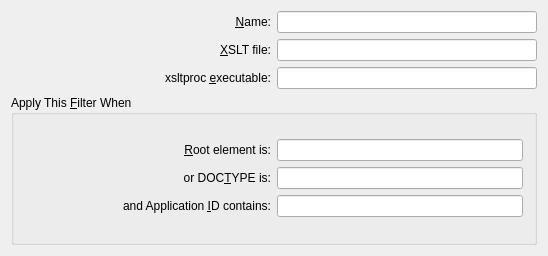
<ui version="4.0" >
 <author>Gary Cramblitt &lt;garycramblitt@comcast.net></author>
 <comment></comment>
 <exportmacro></exportmacro>
 <class>XmlTransformerConfWidget</class>
 <widget class="QWidget" name="XmlTransformerConfWidget" >
  <property name="geometry" >
   <rect>
    <x>0</x>
    <y>0</y>
    <width>548</width>
    <height>256</height>
   </rect>
  </property>
  <property name="windowTitle" >
   <string>Configure XML Transformer</string>
  </property>
  <layout class="QGridLayout" >
   <property name="margin" >
    <number>11</number>
   </property>
   <property name="spacing" >
    <number>6</number>
   </property>
   <item row="0" column="1" >
    <layout class="QVBoxLayout" >
     <property name="margin" >
      <number>0</number>
     </property>
     <property name="spacing" >
      <number>6</number>
     </property>
     <item>
      <widget class="KLineEdit" name="nameLineEdit" >
       <property name="sizePolicy" >
        <sizepolicy>
         <hsizetype>5</hsizetype>
         <vsizetype>0</vsizetype>
         <horstretch>0</horstretch>
         <verstretch>0</verstretch>
        </sizepolicy>
       </property>
       <property name="whatsThis" >
        <string>Enter any descriptive name you like for this filter.</string>
       </property>
      </widget>
     </item>
     <item>
      <widget class="KUrlRequester" name="xsltPath" >
       <property name="sizePolicy" >
        <sizepolicy>
         <hsizetype>5</hsizetype>
         <vsizetype>0</vsizetype>
         <horstretch>0</horstretch>
         <verstretch>0</verstretch>
        </sizepolicy>
       </property>
       <property name="whatsThis" >
        <string>Enter the full path to an XML Style Language - Transforms (XSLT) stylesheet file.  XSLT files usually end with extension .xsl.</string>
       </property>
      </widget>
     </item>
     <item>
      <widget class="KUrlRequester" name="xsltprocPath" >
       <property name="sizePolicy" >
        <sizepolicy>
         <hsizetype>5</hsizetype>
         <vsizetype>0</vsizetype>
         <horstretch>0</horstretch>
         <verstretch>0</verstretch>
        </sizepolicy>
       </property>
       <property name="whatsThis" >
        <string>Enter the path to the xsltproc executable program.  If it is in the PATH environment variable, just enter "xsltproc".</string>
       </property>
      </widget>
     </item>
    </layout>
   </item>
   <item row="0" column="0" >
    <layout class="QVBoxLayout" >
     <property name="margin" >
      <number>0</number>
     </property>
     <property name="spacing" >
      <number>6</number>
     </property>
     <item>
      <widget class="QLabel" name="nameLabel" >
       <property name="whatsThis" >
        <string comment="What's this text" >Enter any descriptive name you like for this filter.</string>
       </property>
       <property name="text" >
        <string>&amp;Name:</string>
       </property>
       <property name="alignment" >
        <set>Qt::AlignRight|Qt::AlignTrailing|Qt::AlignVCenter</set>
       </property>
       <property name="buddy" >
        <cstring>nameLineEdit</cstring>
       </property>
      </widget>
     </item>
     <item>
      <widget class="QLabel" name="xsltLabel" >
       <property name="whatsThis" >
        <string>Enter the full path to an XML Style Language - Transforms (XSLT) stylesheet file.  XSLT files usually end with extension .xsl.</string>
       </property>
       <property name="text" >
        <string>&amp;XSLT file:</string>
       </property>
       <property name="alignment" >
        <set>Qt::AlignRight|Qt::AlignTrailing|Qt::AlignVCenter</set>
       </property>
       <property name="buddy" >
        <cstring>xsltPath</cstring>
       </property>
      </widget>
     </item>
     <item>
      <widget class="QLabel" name="xsltprocLabel" >
       <property name="whatsThis" >
        <string>Enter the path to the xsltproc executable program.  If it is in the PATH environment variable, just enter "xsltproc".</string>
       </property>
       <property name="text" >
        <string>xsltproc &amp;executable:</string>
       </property>
       <property name="alignment" >
        <set>Qt::AlignRight|Qt::AlignTrailing|Qt::AlignVCenter</set>
       </property>
       <property name="buddy" >
        <cstring>xsltprocPath</cstring>
       </property>
      </widget>
     </item>
    </layout>
   </item>
   <item row="1" column="0" colspan="2" >
    <widget class="QGroupBox" name="applyGroupBox" >
     <property name="whatsThis" >
      <string>These settings determines when the filter is applied to text.</string>
     </property>
     <property name="title" >
      <string>Apply This &amp;Filter When</string>
     </property>
     <layout class="QGridLayout" >
      <property name="margin" >
       <number>11</number>
      </property>
      <property name="spacing" >
       <number>6</number>
      </property>
      <item row="0" column="1" >
       <layout class="QVBoxLayout" >
        <property name="margin" >
         <number>0</number>
        </property>
        <property name="spacing" >
         <number>6</number>
        </property>
        <item>
         <widget class="KLineEdit" name="rootElementLineEdit" >
          <property name="sizePolicy" >
           <sizepolicy>
            <hsizetype>5</hsizetype>
            <vsizetype>0</vsizetype>
            <horstretch>0</horstretch>
            <verstretch>0</verstretch>
           </sizepolicy>
          </property>
          <property name="whatsThis" >
           <string>This filter will be applied only to text having the specified XML root element.  If blank, applies to all text.  You may enter more than one root element separated by commas.  Example: "html".</string>
          </property>
         </widget>
        </item>
        <item>
         <widget class="KLineEdit" name="doctypeLineEdit" >
          <property name="sizePolicy" >
           <sizepolicy>
            <hsizetype>5</hsizetype>
            <vsizetype>0</vsizetype>
            <horstretch>0</horstretch>
            <verstretch>0</verstretch>
           </sizepolicy>
          </property>
          <property name="whatsThis" >
           <string>This filter will be applied only to text having the specified DOCTYPE specification.  If blank, applies to all text.  You may enter more than one DOCTYPE separated by commas.  Example: "xhtml".</string>
          </property>
         </widget>
        </item>
        <item>
         <widget class="KLineEdit" name="appIdLineEdit" >
          <property name="sizePolicy" >
           <sizepolicy>
            <hsizetype>5</hsizetype>
            <vsizetype>0</vsizetype>
            <horstretch>0</horstretch>
            <verstretch>0</verstretch>
           </sizepolicy>
          </property>
          <property name="whatsThis" >
           <string>&lt;qt>Enter a DCOP Application ID.  This filter will only apply to text queued by that application.  You may enter more than one ID separated by commas.  Use &lt;b>knotify&lt;/b> to match all messages sent as KDE notifications.  If blank, this filter applies to text queued by all applications.  Tip: Use kdcop from the command line to get the Application IDs of running applications.  Example: "konversation, kvirc,ksirc,kopete"&lt;/qt></string>
          </property>
         </widget>
        </item>
       </layout>
      </item>
      <item row="0" column="0" >
       <layout class="QVBoxLayout" >
        <property name="margin" >
         <number>0</number>
        </property>
        <property name="spacing" >
         <number>6</number>
        </property>
        <item>
         <widget class="QLabel" name="rootElementLabel" >
          <property name="whatsThis" >
           <string comment="What's this text" >This filter will be applied only to text having the specified XML root element.  If blank, applies to all text.  You may enter more than one root element separated by commas.  Example: "html".</string>
          </property>
          <property name="text" >
           <string>&amp;Root element is:</string>
          </property>
          <property name="alignment" >
           <set>Qt::AlignRight|Qt::AlignTrailing|Qt::AlignVCenter</set>
          </property>
          <property name="buddy" >
           <cstring>rootElementLineEdit</cstring>
          </property>
         </widget>
        </item>
        <item>
         <widget class="QLabel" name="doctypeLabel" >
          <property name="whatsThis" >
           <string>This filter will be applied only to text having the specified DOCTYPE specification.  If blank, applies to all text.  You may enter more than one DOCTYPE separated by commas.  Example: "xhtml".</string>
          </property>
          <property name="text" >
           <string>or DOC&amp;TYPE is:</string>
          </property>
          <property name="alignment" >
           <set>Qt::AlignRight|Qt::AlignTrailing|Qt::AlignVCenter</set>
          </property>
          <property name="buddy" >
           <cstring>doctypeLineEdit</cstring>
          </property>
         </widget>
        </item>
        <item>
         <widget class="QLabel" name="appIdLabel" >
          <property name="whatsThis" >
           <string>&lt;qt>Enter a DCOP Application ID.  This filter will only apply to text queued by that application.  You may enter more than one ID separated by commas.  Use &lt;b>knotify&lt;/b> to match all messages sent as KDE notifications.  If blank, this filter applies to text queued by all applications.  Tip: Use kdcop from the command line to get the Application IDs of running applications.  Example: "konversation, kvirc,ksirc,kopete"&lt;/qt></string>
          </property>
          <property name="text" >
           <string>and Application &amp;ID contains:</string>
          </property>
          <property name="alignment" >
           <set>Qt::AlignRight|Qt::AlignTrailing|Qt::AlignVCenter</set>
          </property>
          <property name="buddy" >
           <cstring>appIdLineEdit</cstring>
          </property>
         </widget>
        </item>
       </layout>
      </item>
     </layout>
    </widget>
   </item>
  </layout>
 </widget>
 <layoutdefault spacing="6" margin="11" />
 <pixmapfunction>qPixmapFromMimeSource</pixmapfunction>
 <customwidgets>
  <customwidget>
   <class>KUrlRequester</class>
   <extends>QLineEdit</extends>
   <header>kurlrequester.h</header>
   <container>1</container>
   <pixmap></pixmap>
  </customwidget>
  <customwidget>
   <class>KLineEdit</class>
   <extends>QLineEdit</extends>
   <header>klineedit.h</header>
   <container>1</container>
   <pixmap></pixmap>
  </customwidget>
 </customwidgets>
 <resources/>
 <connections/>
</ui>
